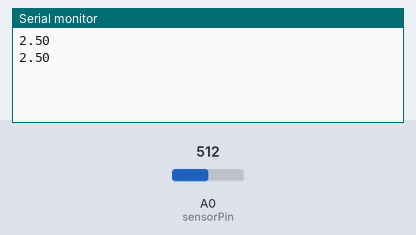
This sketch was run on a simulated Arduino Uno, built with avr-gcc and run on an emulated ATmega328P. Parts: the last lines printed to the serial monitor. The inputs (shaded band) are chosen by the test bench; at power-on: A0 (sensorPin) = 512.

Above: at 1.8 s.
1.9 s: A0 (sensorPin) set to 716
At 2.8 s:
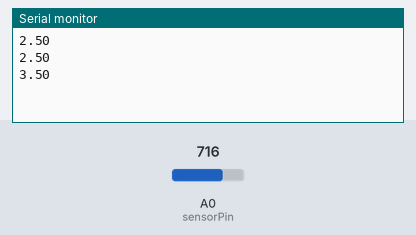
3.4 s: A0 (sensorPin) set to 900
At 4.8 s:
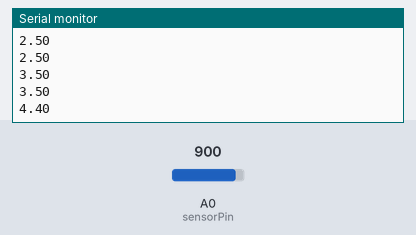
Timing chart, 0 to 6.4 s (numbered marks = the images above; inputs shaded):
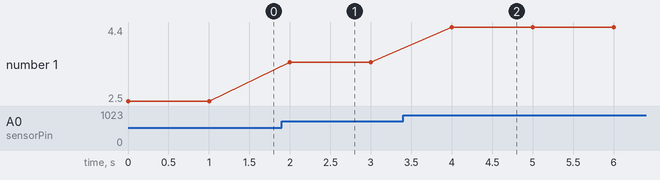

Measured:
- after the input at 1.9 s, the serial monitor: prints a new line after 0.10 s (image 1)
- after the input at 3.4 s, the serial monitor: prints a new line after 0.60 s (image 2)
- plotted number 1: 2.5 → 3.5 after the input at 1.9 s, 3.5 → 4.4 after the input at 3.4 s

The sketch:

Read_a_sensor_and_display_result.ino
```cpp
//Read_a_sensor_and_display_result

int sensorPin=A0;
float voltage;

void setup() {
  Serial.begin(9600);
}

void loop() {
  int sensorValue=analogRead(sensorPin);
  voltage=sensorValue*(5.0/1023.0);
  Serial.println(voltage);
  delay(1000);
}
```
